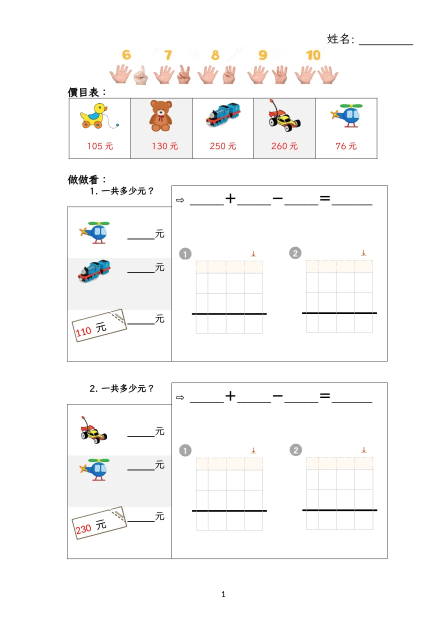
#> input picture assets/img/addsub_mixed_coupon_toy_sample_p1.webp, 893 x 1263 px (shown at 1/2 size)
$ python cutout.py ../assets/img/addsub_mixed_coupon_toy_sample_p1.webp out.png
#> lines starting #> are read from the running program, lines starting #| are printed output that depends on the picture; after the words box and inside, x2 and y2 are one past the last pixel; in counts of white or black regions, pixels touching at a corner belong together
"""Gemini 生的白底圖 → 透明背景 PNG。

用法：python tools/cutout.py 輸入.png 輸出.png [--min-hole 3000]
- 從四角往內 flood fill 把相連的白底變透明；
- 被圖形包住、面積 >= min-hole 的白色區塊（例如手指圍起來的洞）也變透明；
  小塊白色（指甲反光、亮點）保留。
- 邊緣做 1.2px 模糊，避免鋸齒。
"""
import sys, argparse
import numpy as np
from PIL import Image, ImageDraw, ImageFilter

def cutout(src, dst, min_hole=3000, thr=232):
#> called with dst = 'out.png', min_hole = 3000, thr = 232
    rgb = Image.open(src).convert("RGB")
#> rgb is the input picture: PIL image 893x1263 RGB; mean R, G, B 249.1, 248.5, 247.9
    w, h = rgb.size
#> w = 893; h = 1263
    a = (np.array(rgb).min(axis=2) > thr).astype(np.uint8) * 255
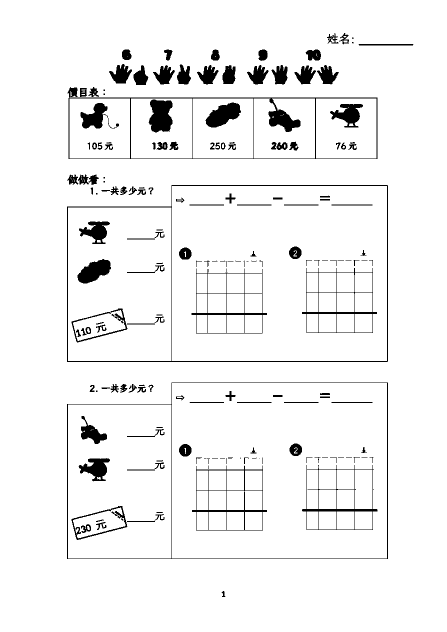
#> a: shape (1263, 893) (shown at 1/2 size); 94.9% white; 184 black regions (43 under 20 px), largest, box (x1, y1, x2, y2) and area: (135, 174, 755, 318) 5105, (134, 370, 776, 724) 4230, (134, 765, 776, 1118) 2953
    m = Image.fromarray(a).copy()   # fromarray 可能唯讀，floodfill 會靜默失敗（2026-11-18 店家試作圖整張沒去背）
    for p in [(0, 0), (w - 1, 0), (0, h - 1), (w - 1, h - 1)]:
        if m.getpixel(p) == 255:
            ImageDraw.floodfill(m, p, 128)
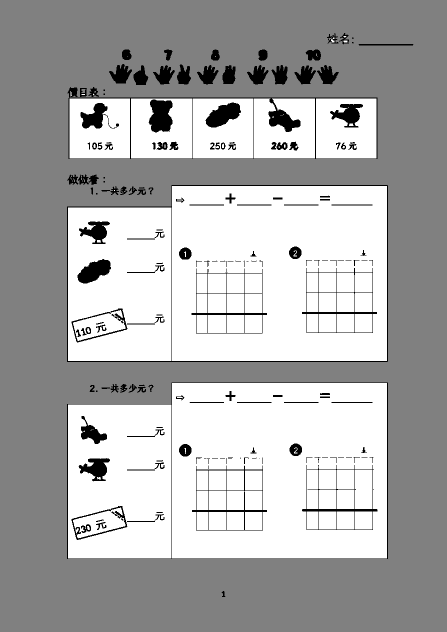
#> m: PIL image 893x1263 L (shown at 1/2 size); min 0, max 255, mean 174.1
    # 包在裡面的大白洞：只在 16px 格點上找種子，小亮點通常不會被選到；選到也因面積小而保留
    for y in range(0, h, 16):
        for x in range(0, w, 16):
            if m.getpixel((x, y)) == 255:
                ImageDraw.floodfill(m, (x, y), 60)
                big = m.histogram()[60] >= min_hole
                to = 128 if big else 50
                m = m.point(lambda v, to=to: to if v == 60 else v)
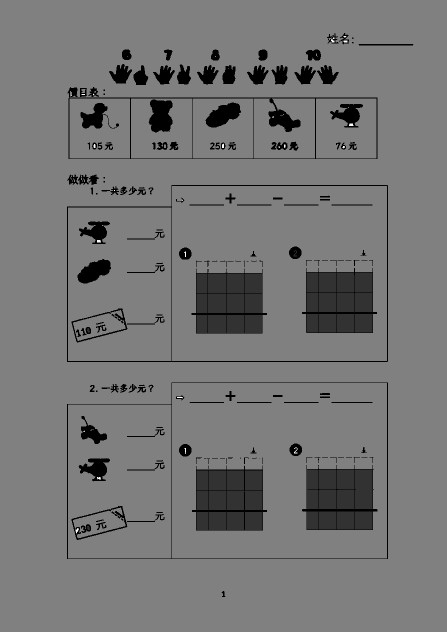
#> m: PIL image 893x1263 L (shown at 1/2 size); min 0, max 255, mean 117.4
#> after the loop, big = False; to = 50
    bg = np.array(m) == 128
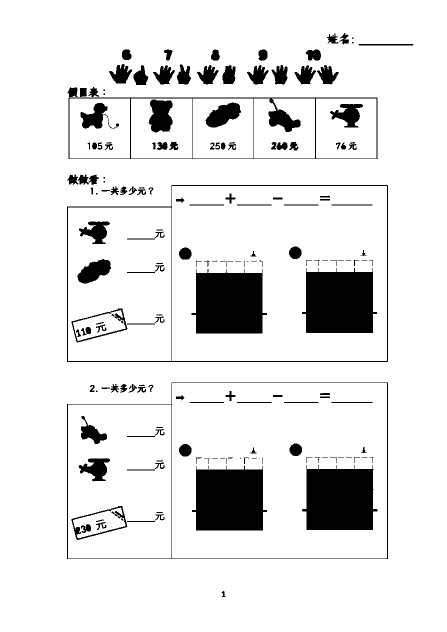
#> bg: shape (1263, 893) bool (shown at 1/2 size); 89.6% white; 184 black regions (43 under 20 px), largest, box (x1, y1, x2, y2) and area: (604, 536, 754, 666) 16459, (384, 931, 534, 1061) 16457, (604, 930, 755, 1060) 16359
    alpha = Image.fromarray(((~bg) * 255).astype(np.uint8)).filter(ImageFilter.GaussianBlur(1.2))
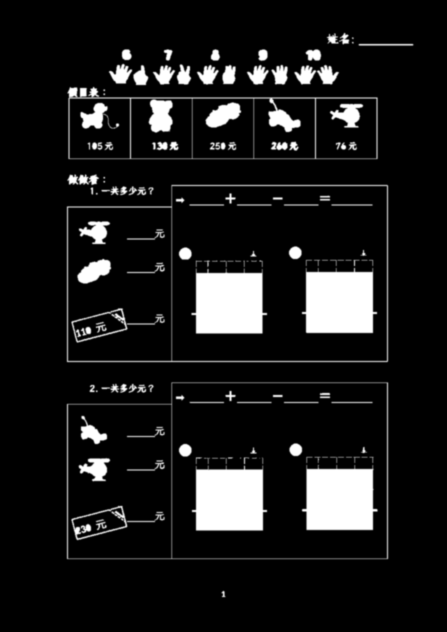
#> alpha: PIL image 893x1263 L (shown at 1/2 size); min 0, max 255, mean 26.6
    out = rgb.convert("RGBA"); out.putalpha(alpha); out.save(dst)
#> after `out.putalpha(alpha)`:
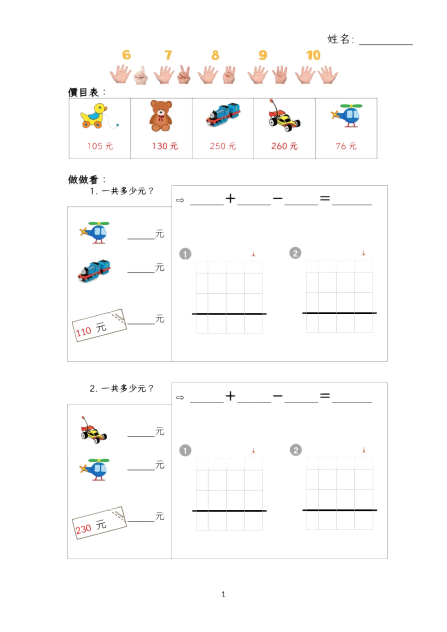
#> out: PIL image 893x1263 RGBA (shown at 1/2 size); mean R, G, B, A 249.1, 248.5, 247.9, 26.6; transparent parts drawn white

if __name__ == "__main__":
    ap = argparse.ArgumentParser()
    ap.add_argument("src"); ap.add_argument("dst")
    ap.add_argument("--min-hole", type=int, default=3000)
    a = ap.parse_args(); cutout(a.src, a.dst, a.min_hole)

$ run again, on assets/img/addsub_mixed_tally_nocarry_sample_p1.webp
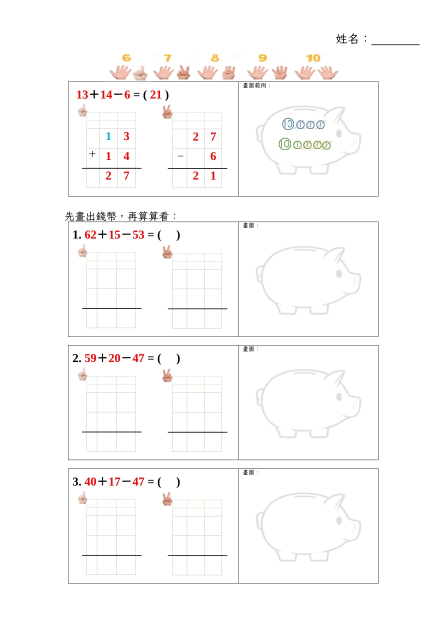
#> input picture assets/img/addsub_mixed_tally_nocarry_sample_p1.webp, 893 x 1263 px (shown at 1/2 size)
#> in cutout, rgb is the input picture: PIL image 893x1263 RGB; mean R, G, B 251.4, 250.6, 250.3
#> a: shape (1263, 893); 95.4% white; 161 black regions (30 under 20 px), largest, box (x1, y1, x2, y2) and area: (136, 423, 757, 674) 3539, (136, 690, 757, 921) 2547, (136, 937, 757, 1168) 2547
#> after the loop in cutout, `for y in range(0, h, 16):`:
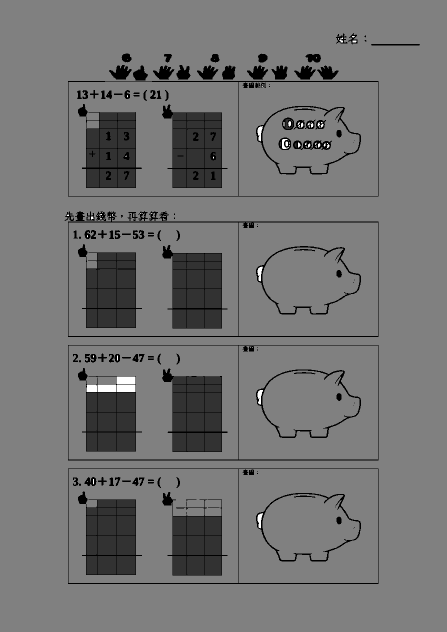
#> m: PIL image 893x1263 L (shown at 1/2 size); min 0, max 255, mean 115.5
#> after the loop in cutout, `for y in range(0, h, 16):`: big = False; to = 50
#> bg: shape (1263, 893) bool; 86.1% white; 147 black regions (29 under 20 px), largest, box (x1, y1, x2, y2) and area: (324, 737, 455, 904) 15427, (324, 209, 455, 376) 15395, (324, 490, 455, 657) 15380
#> in cutout, `out.putalpha(alpha)`:
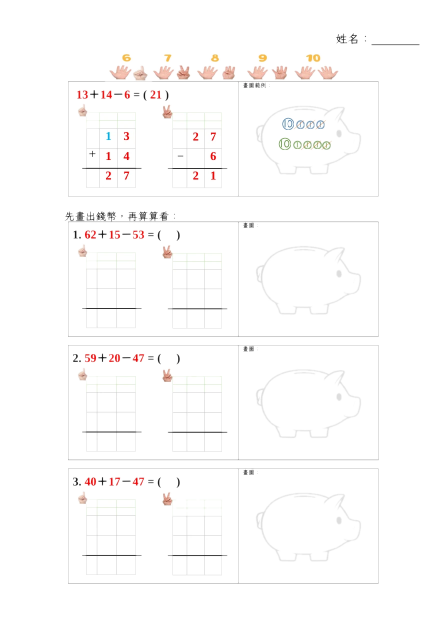
#> out: PIL image 893x1263 RGBA (shown at 1/2 size); mean R, G, B, A 251.4, 250.6, 250.3, 35.5; transparent parts drawn white

$ run again, on assets/img/addsub_v1_animal_sample_p2.webp
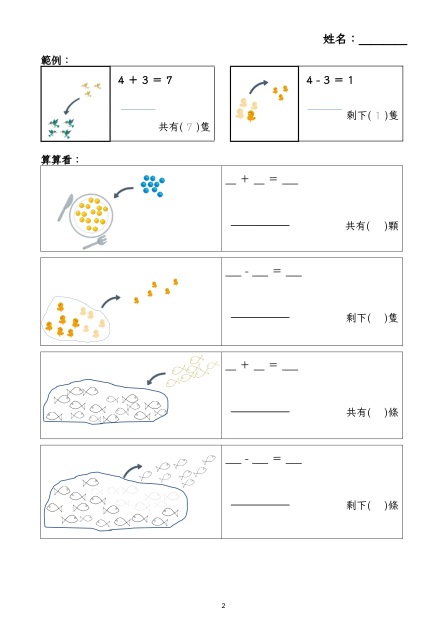
#> input picture assets/img/addsub_v1_animal_sample_p2.webp, 893 x 1263 px (shown at 1/2 size)
#> in cutout, rgb is the input picture: PIL image 893x1263 RGB; mean R, G, B 250, 250, 249.6
#> a: shape (1263, 893); 95.8% white; 266 black regions (96 under 20 px), largest, box (x1, y1, x2, y2) and area: (81, 309, 806, 504) 3774, (81, 110, 430, 284) 3373, (81, 889, 806, 1078) 3105
#> after the loop in cutout, `for y in range(0, h, 16):`:
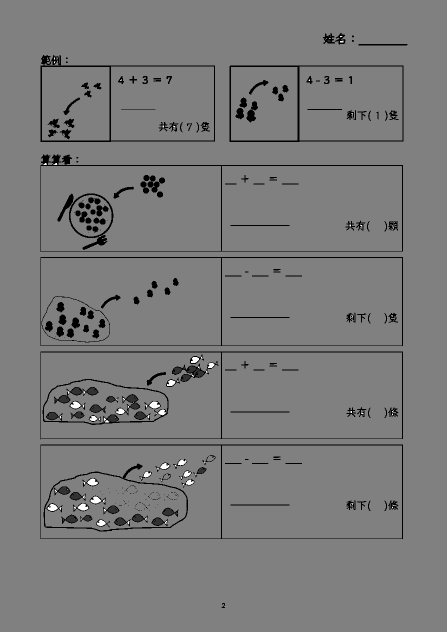
#> m: PIL image 893x1263 L (shown at 1/2 size); min 0, max 255, mean 122.7
#> after the loop in cutout, `for y in range(0, h, 16):`: big = False; to = 50
#> bg: shape (1263, 893) bool; 95% white; 266 black regions (96 under 20 px), largest, box (x1, y1, x2, y2) and area: (81, 309, 806, 504) 3816, (81, 110, 430, 284) 3416, (81, 889, 806, 1078) 3105
#> in cutout, `out.putalpha(alpha)`:
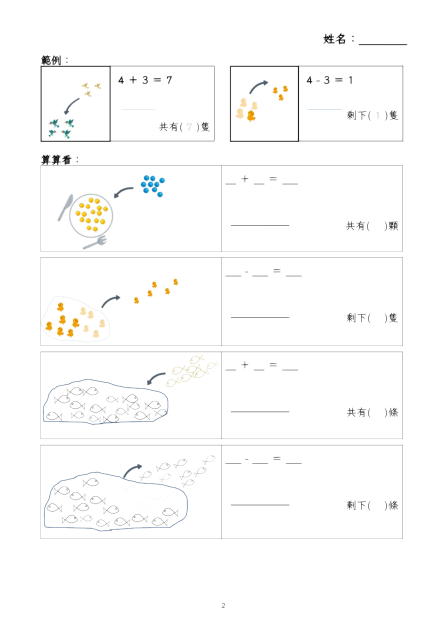
#> out: PIL image 893x1263 RGBA (shown at 1/2 size); mean R, G, B, A 250, 250, 249.6, 12.7; transparent parts drawn white

$ run again, on assets/img/addsub_v1_beads_sample_p1.webp
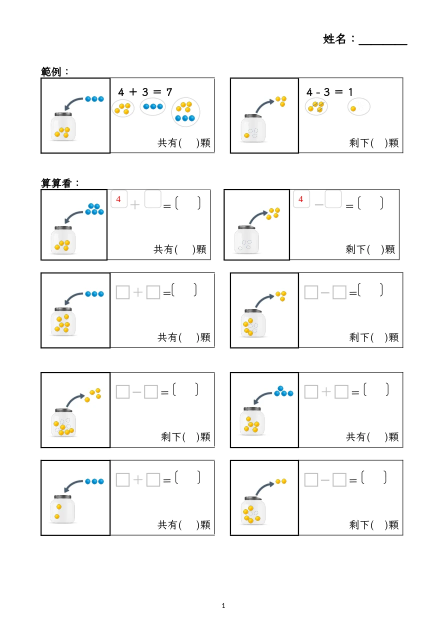
#> input picture assets/img/addsub_v1_beads_sample_p1.webp, 893 x 1263 px (shown at 1/2 size)
#> in cutout, rgb is the input picture: PIL image 893x1263 RGB; mean R, G, B 247.4, 247.5, 246.9
#> a: shape (1263, 893); 94.3% white; 299 black regions (86 under 20 px), largest, box (x1, y1, x2, y2) and area: (447, 378, 799, 522) 3241, (81, 378, 422, 522) 3038, (459, 919, 807, 1072) 2996
#> after the loop in cutout, `for y in range(0, h, 16):`:
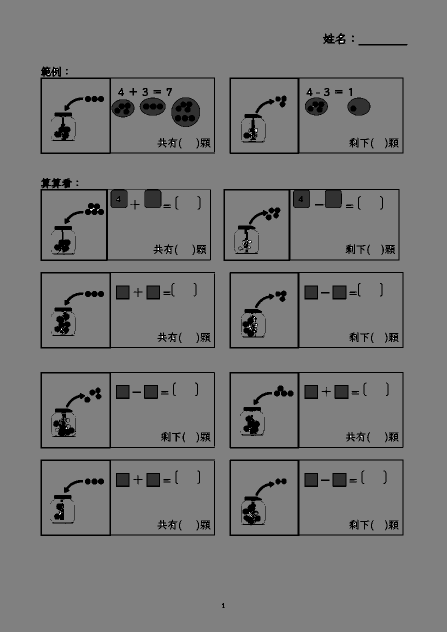
#> m: PIL image 893x1263 L (shown at 1/2 size); min 0, max 255, mean 119.7
#> after the loop in cutout, `for y in range(0, h, 16):`: big = False; to = 50
#> bg: shape (1263, 893) bool; 92.8% white; 290 black regions (86 under 20 px), largest, box (x1, y1, x2, y2) and area: (447, 378, 799, 522) 5312, (81, 378, 422, 522) 5111, (459, 919, 807, 1072) 2996
#> in cutout, `out.putalpha(alpha)`:
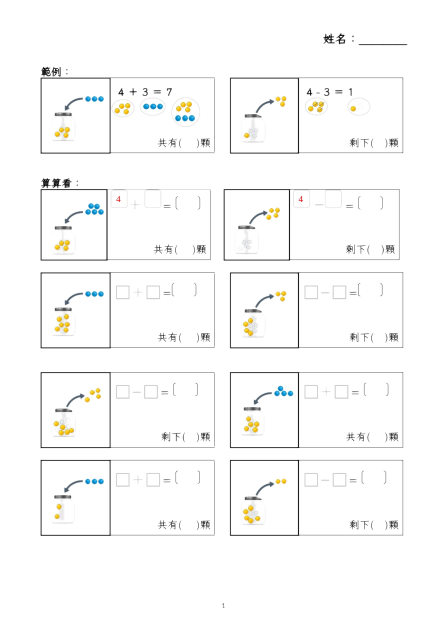
#> out: PIL image 893x1263 RGBA (shown at 1/2 size); mean R, G, B, A 247.4, 247.5, 246.9, 18.3; transparent parts drawn white
